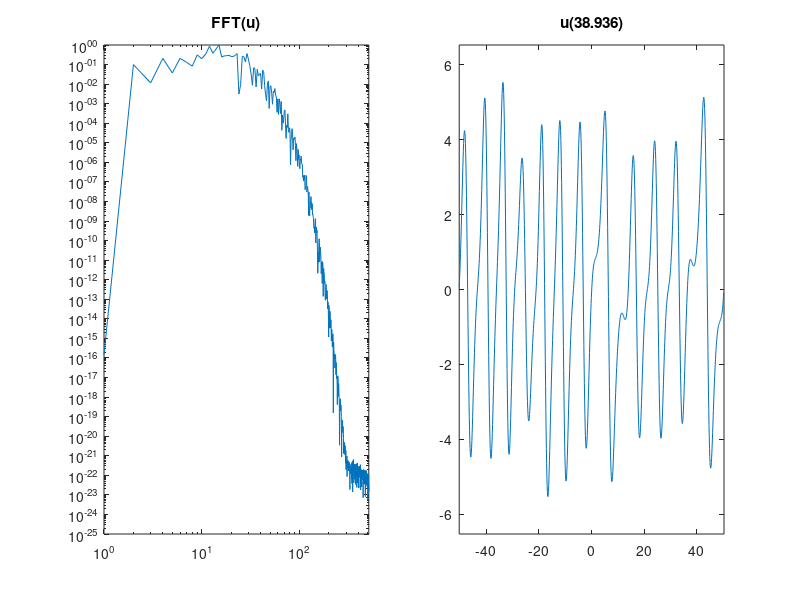

The MATLAB script that drew this image: (Note: this script raises an error after producing the figure.)
function kse_rk4_spectral_IF(N,T,lambda)
% Author: Adam Larios. Last modified on 2016-03-01.
% Solve the 1D Kuramoto-Sivashinsky equation on a periodic domain,
%   u_t + uu_x + lambda*u_xx + u_xxxx =0,    u(x,0) = u_0(x).
% Solution uses an explicit spectral method in space,
% RK4 time-stepping, 2/3's dealiasing, intergrating factor for linear term.

%Example:
% close all; kse_rk4_spectral_IF(512,4,0.001);

% mult_L = 2^(0);
% mult_u = 2^(0);
% mult_T = 2^(0);
% mult_lambda = 2^(0);

% mult_L = 2;
% mult_u = 1/8;
% mult_T = 16;
% mult_lambda = 4;

% mult_L = 1/(16*pi);
mult_L = 1;
mult_u = mult_L^(-3);
mult_T = mult_L^(4);
mult_lambda = mult_L^(-2)*6.748013066;  % Stable @ 6.748013065, Unstable @ 6.748013066

%% =========== Input Parameters ===========
close all;

% Plotting options
make_plots = 0; % 1= draw plot, else = don't draw plot
animate = 0; % 1 = yes, else = no
frames = 120; % number of frames in the animation.
params.nlTerm = 1;% 1 = use nonlinear term, else = no nonlinear term

left_endpoint = -16*pi*mult_L;
right_endpoint = 16*pi*mult_L;

%% === Pre-set options so you can just hit the "run" button in Matlab.
if ~(exist('N','var'))
    N = 2^10; % Number of gridpoints (uniform). Powers of 2 are most efficient for fft.
elseif mod(N,2)
    N = N+1;
    display('WARNING: Odd number of gridpoints not supported, adding one to make an even number.');
end
if ~(exist('T','var'))
%     T = 50*mult_T;
      T = 40;
end
if ~(exist('nu','var'))
    %lambda = 1*mult_lambda; 
    lambda = 1.64;
end

% N = 2^10, critical lambda = 1.64
% N = 2^11, critical lambda = 2.42
% N = 2^12, critical lambda = 3.25
% N = 2^13, critical lambda > 4.0


%% =========== Grid Set Up ===========
L = right_endpoint - left_endpoint;

% Physical space
dx = (right_endpoint - left_endpoint)/N; % Assume uniform grid.
x  = left_endpoint + (0:(N-1))*dx;

% Wave numbers k (we also multiply k by i for convenience).
params.ik   = 1i*[0:N/2-1 0 -N/2+1:-1]*(2*pi/L);
k_abs =      abs([0:N/2-1 0 -N/2+1:-1])*(2*pi/L);
k_sq =    [0:N/2-1 0 -N/2+1:-1].^2*(2*pi/L)^2;
k_qu =    [0:N/2-1 0 -N/2+1:-1].^4*(2*pi/L)^4;

params.dealias_modes = ceil(N/3):(N - floor(N/3)+1);

%% =========== Initial Conditions ===========
% Commment/Uncomment the initial condition you want

% % --- High and low frequency mixture.
% u = sin((2*pi/L)*x) + 0.25*cos(16*(2*pi/L)*x);
% % ---

% % --- Riemann Initial Conditions ---
% u = zeros(1,N); u(1:floor(2*N/3)) = 1;          %----_____
% u = zeros(1,N); u(floor(N/3):N) = 1;            %____-----
% u = zeros(1,N); u(floor(N/3):floor(2*N/3)) = 1;  %___---___
% % ---

% % --- Cubic interpolation from 0 to 1 ---
% ic_smooth_shock = @(x) (x<-1) + (0.25*x.^3-0.75*x+0.5).*((-1< x) - (1<x));
% u = ic_smooth_shock(x);
% % ---

% % --- Normalized Bump Function ---
% u = (exp(1./((x/mult_L).^2-1))).*((-1< (x/mult_L)) - (1<(x/mult_L)))/0.443993824382328;
% u(u == Inf) = 0; % 0*Inf = Inf, so zero-out those if they arise.
% u(isnan(u)) = 0; % 0*NaN = NaN, so zero-out those too.
% % ---

% % --- Square wave ---
% ic_square = @(x) ((-1< x) - (1<x));
% u = ic_square(x);
% % ---

% % --- Triangle wave ---
% ic_triangle = @(x) max(0,L/4-abs(x));
% u = ic_triangle(x);
% % ---

% % --- Calculus-type initial conditions ---
% u = -sin((2*pi/L)*x);
% u = max(0,1-abs(x)); % hat function
% u = x.^2;
% u = cos(x).*exp(sin(x));
% % ---

% % --- Random Fourier coefficients ---
% RNG_seed = randi(10000);
% % randn('state',RNG_seed); % Seed random number generator, to keep it from changing each time. (Matlab 2007 version)
% rng(RNG_seed);   % Seed random number generator, to keep it from changing each time. (Matlab 2014 version)
% display(sprintf('RNG seed value is %d',RNG_seed));
% Nmax = max(32,ceil(N/4)); % Nmax = number of non-zero Fourier coefficents
% z_real = randn(1,Nmax/2 - 1);
% z_imag = randn(1,Nmax/2 - 1);
% z = [0, z_real + 1i*z_imag, zeros(1,(N-Nmax)/2)]; 
% u = real(ifft([z conj(z(end:-1:1))])); % Impose anti-symmtery, and use ifft
% u = u/max(abs(u)); % Normalize maximum amplitude.
% % ---

% % --- Random noise ---
% u = 2*rand(1,N)-1;
% % ---

% % --- Good KSE initial condition ---
u = cos(x/16).*(1+sin(x/16));
% % ---

% u = u*mult_u;
u_hat = fft(u); % FFT of initial condition.

%% =========== Initialization and Setup ===========

% Compute a time-step using the advective CFL condition of initial data.
cfl_adv = 0.4;
% dt = cfl_adv*dx/(8.2*max(abs(u)));
dt = cfl_adv*dx/(50*max(abs(u)));

% % Reduce time step using viscous CFL if necessary.
% if (nu > 0)
%     cfl_visc = 0.25;
%     dt_visc = cfl_visc*dx^2/nu;
%     dt = min(dt,dt_visc);
% end

t = 0:dt:T;
nT_steps = length(t);

% Exponential pieces for integrating factor method
% E  = exp((lambda*k_sq-k_qu)*dt/2);
% E2 = exp((lambda*k_sq-k_qu)*dt);

inflation = 1.7*lambda^2; % This is roughly the amount of increase in the L^\infty norm
y_axis_max = 1.1*inflation*max(abs(u));
y_axis_min = -y_axis_max;


if make_plots == 1
    
    if animate == 1
        % Initialize a storage array for the solution.
        u_all = zeros(nT_steps,N);
        NN = N/2 + 1; % Only need first N/2+1 coefficients, due to symmetry.
        u_hat_all = zeros(nT_steps,NN);
        u_x_hat_all = zeros(nT_steps,NN);
    end
    
    % Set up for waterfall plot.
    wf_skip = floor(length(t)/60);
    t_wf = t(1:wf_skip:end);
    u_wf = zeros(length(t_wf),N);
    ti_wf = 1; % index
    
    energy = zeros(1,length(t));
    enstrophy = zeros(1,length(t));
    
    % Initialization for computing L^infty norms, etc.
    u_min = inf;
    u_max = -inf;
end

% Exponential pieces for integrating factor method
L = (lambda*k_sq-k_qu); % The linear operator on the right-hand side.
E  = exp(L*dt/2);
E2 = exp(L*dt);
% Eda  = exp(((1)*lambda*k_sq-k_qu)*dt/2);
% Eda2 = exp(((1)*lambda*k_sq-k_qu)*dt);

% Compute (exp(x) - 1)/x accurately.
% See Higham, "Accuracy and Stability of Numerical Algorithms", p. 20
% y = exp(x)
% if y == 1
%   f = 1;
% else
%   f = (y - 1)/log(y);
% end

% Compute dt*(exp(dt*L) - 1)/(dt*L) accurately for exponential time differencing.
exp_dtL = exp(dt*L);
for i = 1:N
    if (abs(L(i)) < eps(2)) % if zero
        ETD(i) = dt;
    else
        ETD(i) = dt*((exp_dtL(i) - 1)/log(exp_dtL(i)));
    end
end

u_min = 10^10;
u_max = -10^10;

Nhalf = N/2;

fh1 = figure;
set(fh1,'units','normalized','position',[0,0,1,1]); %[x y width height]
subplot(1,2,1);
p1 = loglog(abs(u_hat(1:Nhalf))/N);
axis([1,Nhalf,1e-25,1]);
title('FFT(u)');
get(p1,'ydata');

subplot(1,2,2);
p2 = plot(x,u);
axis([-16*pi,16*pi,y_axis_min,y_axis_max]);
get(p2,'ydata');

%% =========== Main Time-Stepping Loop ===========
counter_av = 0;

tic; % track wall-time
for ti = 1:nT_steps
    
    u_min = min([min(u),u_min]);
    u_max = max([max(u),u_max]);
    
%     if make_plots == 1
%         if animate == 1
%             u_all(ti,:) = u;
%             u_hat_all(ti,:) = u_hat(1:NN)/N;
%             u_x_hat_all(ti,:) = params.ik(1:NN).*u_hat(1:NN)/N;
%         end
%         if (mod(ti,wf_skip) == 1)
%             u_wf(ti_wf,:) = u;
%             ti_wf = ti_wf + 1;
%         end
%         
%         % % Compute L^2 norm in physical space using Riemann integration.
%         % energy(ti) = norm(u)*sqrt(dx);
%         % enstrophy(ti) = norm(u_x)*sqrt(dx);
%         
%         % Compute L^2 norm in spectral space using Parseval's law (more accurate).
%         energy(ti) = norm(u_hat)/N;
%         enstrophy(ti) = norm(params.ik.*u_hat)/N;
%     end
    
    u = real(ifft(u_hat));
    if (mod(ti,400)==0)
        title(sprintf('u(%1.3f)',t(ti)));
        set(p1,'ydata',abs(u_hat(1:Nhalf))/N);
        drawnow;
        
        title(sprintf('u(%1.3f)',t(ti)));
        set(p2,'ydata',u);
        drawnow;
    end
    
    
    % Euler with Exponential Time-Differencing (ETD)
    k1 = compute_rhs_hat(u_hat,params);
    u_hat = E2.*u_hat + ETD.*k1;
    
    % RK4 with integrating factor (IF):
%     k2 = compute_rhs_hat(E.*(u_hat  + 0.5*dt*k1),params);
%     k3 = compute_rhs_hat( E.*u_hat  + 0.5*dt*k2 ,params);
%     k4 = compute_rhs_hat(E2.*u_hat  +  dt*E.*k3 ,params);
%     u_hat = E2.*u_hat + (dt/6)*(E2.*k1 + 2*E.*(k2 + k3) + k4);
    
    if (t(ti) > 39)
       counter_av = counter_av + 1;
       u_hat_sum = u_hat_sum + u_hat/N;
    end


end
u_hat_sum/counter_av;
loglog(abs(u_hat(1:Nhalf))/N);

set(p1,'ydata',abs(u_hat(1:Nhalf))/N);

% figure
% loglog(abs(u_hat(1:Nhalf))/N);

% u_min
% u_max

wall_time = toc; % Stop recording wall time.
output_string = 'Done computing solution. Wall time for computation = %g. dt=%g. Time steps=%d. Step speed=%1.2e.';
display(sprintf(output_string,wall_time,dt,nT_steps,wall_time/nT_steps));

return;

%% =========== Plotting ============
if make_plots == 1
    
    m=3;n=2; % number of rows and columns for plots
    
    fh = figure;
    % Make full screen:
    set(fh,'units','normalized','position',[0,0,1,1]); %[x y width height]
    
    sc = 4; subplot(m,n,sc);
    plot(t,energy,'r','linewidth',2);
    legend('||u(t)||_{L^2}','location','best');
    axis([t(1),T,0,max(energy)])
    xlabel('t');
    title('Energy');
    
    sc = 6; subplot(m,n,sc);
    plot(t,enstrophy,'b','linewidth',2);
    legend('||u_x(t)||_{L^2}','location','best');
    axis([t(1),T,0,max(enstrophy)])
    xlabel('t');
    title('Enstrophy');
% plot(energy,enstrophy)
% axis([0, max(energy), 0, max(enstrophy)]);
    
    %colormap([0 0 0]);
    colormap copper;
    
    sc = 2; subplot(m,n,sc);
    waterfall(x,t_wf,u_wf); view(10,70);
    axis([left_endpoint, right_endpoint, 0, T, u_min, u_max]);
    xlabel x, ylabel t, zlabel u, grid off

    if animate == 1

        subplot(m,n,3);
        p2=scatter3(1:NN,real(u_hat_all(1,1:NN)),imag(u_hat(1,1:NN)),ones(1,NN),1:NN);
        axis([0,NN,min(min(real(u_hat_all))),max(max(real(u_hat_all))),min(min(imag(u_hat_all))),max(max(imag(u_hat_all)))]);
        title('Fourier coefficients of $u$','interpreter','latex');
        % view(0,0);
        xlabel('wave numbers');
        ylabel('re');
        zlabel('im');

        subplot(m,n,5);
        p3=scatter3(1:NN,real(u_x_hat_all(1,1:NN)),imag(u_hat(1,1:NN)),ones(1,NN),1:NN);
        axis([0,NN,min(min(real(u_x_hat_all))),max(max(real(u_x_hat_all))),min(min(imag(u_x_hat_all))),max(max(imag(u_x_hat_all)))]);
        title('Fourier coefficients of $u_x$','interpreter','latex');
        % view(90,0);
        xlabel('wave numbers');
        ylabel('re');
        zlabel('im');
        
        subplot(m,n,1);
        p1=plot(x,u_all(1,:),'b');
        axis([left_endpoint, right_endpoint, u_min, u_max]);
        title(sprintf('Solution u(%1.3f)',t(1)));
        xlabel('x');
        ylabel('u(x,t)');
        
        % Update data of plots to animate (faster than replotting).
        skip = 1+floor(nT_steps/frames);
        for ti = skip:skip:nT_steps
            drawnow;
            set(p1,'xdata',x','ydata',u_all(ti,:)');
            title(sprintf('Solution u(%1.3f)',t(ti)));
            set(p2,'ydata',real(u_hat_all(ti,:)),'zdata',imag(u_hat_all(ti,:)));
            set(p3,'ydata',real(u_x_hat_all(ti,1:NN)),'zdata',imag(u_x_hat_all(ti,1:NN)));
        end
    end
end


end % =========== End function burgers_rk4_spectral ============

function rhs_hat = compute_rhs_hat(u_hat,params)
% Compute the fft of the right-hand side of the equation: - uu_x

% Dealias by setting the middle Fourier coefficient to zero.
% This is where Matlab stores the highest frequencies.
u_hat(params.dealias_modes) = 0;

% Compute the product in physical space using dealiased versions.
u        = real(ifft(           u_hat));
u_x      = real(ifft(params.ik.*u_hat));
uu_x_hat = fft(u.*u_x); % Multiply, then go back to spectral space.

rhs_hat = -uu_x_hat;
% rhs_hat = (- uu_x_hat)./(1+(8/512)^2*k_sq);

end % =========== End function rhs_hat ============
